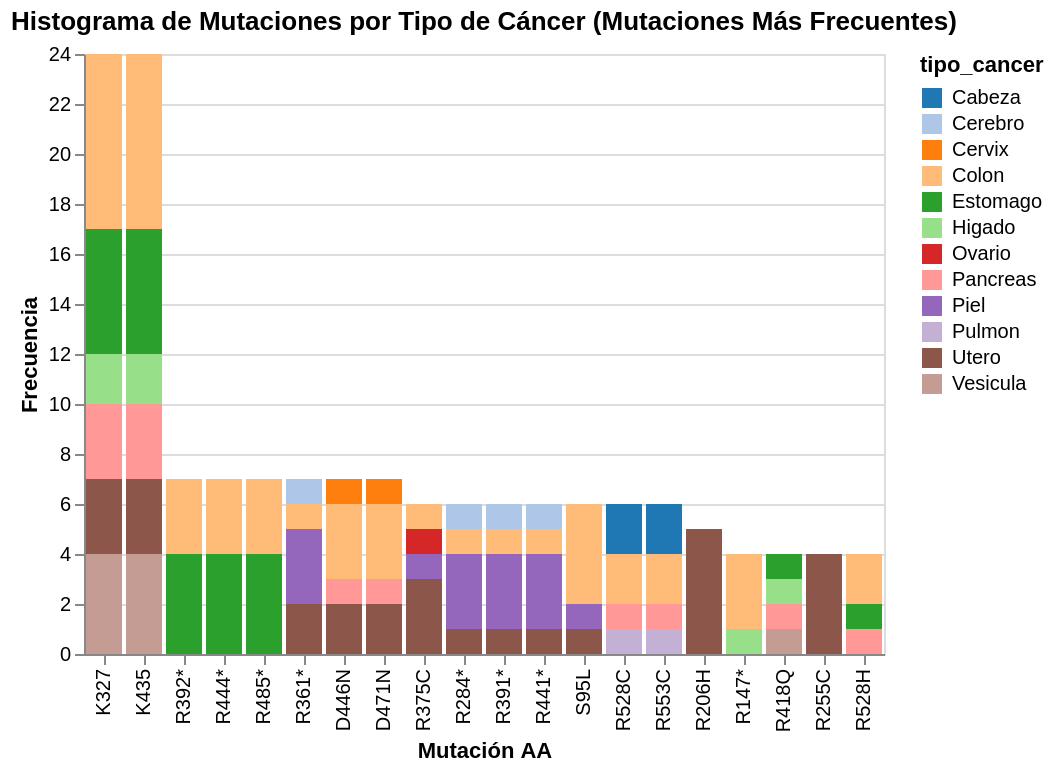

This figure's notebook cell:
### Code cell
import pandas as pd
import altair as alt


# Calcular las frecuencias de las mutaciones
frecuencias = df_cancer['aa_mutation'].value_counts().reset_index()
frecuencias.columns = ['aa_mutation', 'frecuencia']

# Filtrar las mutaciones más frecuentes (por ejemplo, las 10 más frecuentes)
top_n = 20  # Cambia este valor según lo que necesites
mutaciones_frecuentes = frecuencias.nlargest(top_n, 'frecuencia')

# Filtrar el DataFrame original para incluir solo las mutaciones más frecuentes
df_filtrado = df_cancer[df_cancer['aa_mutation'].isin(mutaciones_frecuentes['aa_mutation'])]

# Crear el histograma
histograma = alt.Chart(df_filtrado).mark_bar().encode(
    x=alt.X('aa_mutation:N', title='Mutación AA', sort='-y'),
    y=alt.Y('count():Q', title='Frecuencia'),
    color=alt.Color('tipo_cancer:N', scale=alt.Scale(scheme='category20')),
    tooltip=['tipo_cancer:N', 'aa_mutation:N', 'count():Q']
).properties(
    title='Histograma de Mutaciones por Tipo de Cáncer (Mutaciones Más Frecuentes)'
)

# Mostrar el gráfico
histograma

### Figure 1 — Vega-Lite specification as saved in the notebook (floating-point values rounded to 4 significant figures; data arrays with more than 128 entries replaced by an {"elided": "..."} marker saying what was removed)
{"config": {"view": {"continuousWidth": 300, "continuousHeight": 300}}, "data": {"name": "data-16c4ff6a3fe8aa50b6acd01a27d204a6"}, "mark": {"type": "bar"}, "encoding": {"color": {"field": "tipo_cancer", "scale": {"scheme": "category20"}, "type": "nominal"}, "tooltip": [{"field": "tipo_cancer", "type": "nominal"}, {"field": "aa_mutation", "type": "nominal"}, {"aggregate": "count", "type": "quantitative"}], "x": {"field": "aa_mutation", "sort": "-y", "title": "Mutación AA", "type": "nominal"}, "y": {"aggregate": "count", "title": "Frecuencia", "type": "quantitative"}}, "title": "Histograma de Mutaciones por Tipo de Cáncer (Mutaciones Más Frecuentes)", "$schema": "https://vega.github.io/schema/vega-lite/v5.16.3.json", "datasets": {"data-16c4ff6a3fe8aa50b6acd01a27d204a6": {"elided": "153 records"}}}
